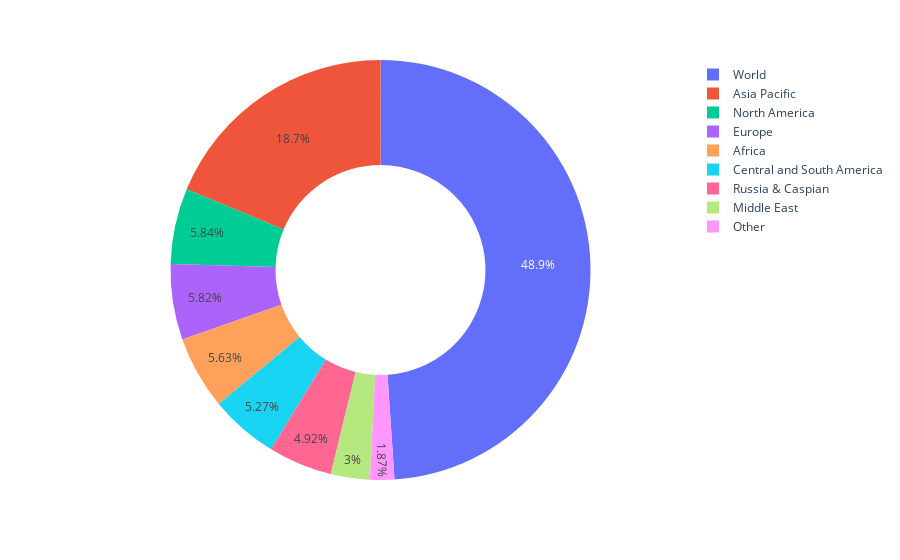

The notebook cell saved with this chart:
### Code cell
px.pie(total_df,values='emissions',names='region',hole=0.5)

### Figure 1 — Plotly figure (JSON) as saved in the notebook; plotly's stock layout.template omitted (floating-point values rounded to 4 significant figures; data arrays with more than 128 entries replaced by an {"elided": "..."} marker saying what was removed)
{"data": [{"domain": {"x": [0, 1], "y": [0, 1]}, "hole": 0.5, "hovertemplate": "region=%{label}<br>emissions=%{value}<extra></extra>", "labels": {"elided": "414 str values"}, "legendgroup": "", "name": "", "showlegend": true, "type": "pie", "values": {"elided": "414 float values"}}], "layout": {"legend": {"tracegroupgap": 0}, "margin": {"t": 60}}}
